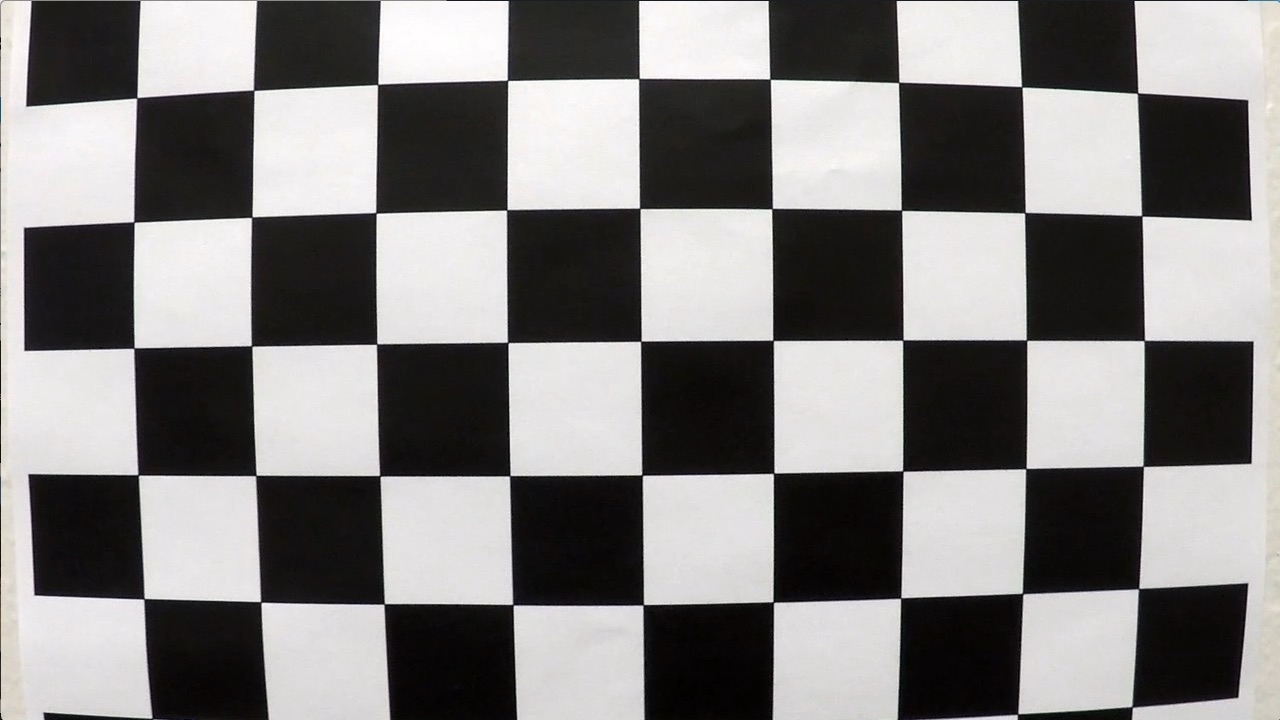
#> input picture Term1/CarND-Advanced-Lane-Lines/camera_cal/calibration1.jpg, 1280 x 720 px; its folder holds 4 pictures in this run
$ python CalibrateCamera.py
#> lines starting #> are read from the running program, lines starting #| are printed output that depends on the picture
#/usr/bin/env python3
'''
Calibrate Camera
'''
import pickle
import cv2
import numpy as np
import matplotlib.pyplot as plt
import matplotlib.image as mpimg
import glob

# Read in all the cal images
images = glob.glob('camera_cal/calibration*.jpg')
print(len(images))

# List for object points
objpoints = []
# List for image points
imgpoints = []

# The number of inside corners in x
nx = 9
# The number of inside corners in y
ny = 6

# Object pionts of the images are same
objp_corners = np.zeros((nx*ny, 3), np.float32)
objp_corners[:,:2] = np.mgrid[0:nx, 0:ny].T.reshape(-1,2)

# Image shape
image_shape = None

for image_file_path in images:
    # Read in an image
    bgr_image = cv2.imread(image_file_path.strip())
#> bgr_image is the input picture: shape (720, 1280, 3); mean B, G, R 127.8, 128.4, 130.1
    rgb_image = cv2.cvtColor(bgr_image, cv2.COLOR_BGR2RGB)
    # Convert to grayscale
    gray = cv2.cvtColor(rgb_image, cv2.COLOR_RGB2GRAY)
    # Record image shape
    image_shape = gray.shape[::-1]
#> image_shape = (1280, 720)
    # Find the chessboard corners
    ret, img_corners = cv2.findChessboardCorners(gray, (nx, ny), None)
#> ret = False; img_corners = None
    # If found, add to imgpoints list
    if ret == True:
        # Add corners in image points
        imgpoints.append(img_corners)
        # Add corners in object points
        objpoints.append(objp_corners)
#> pass 2 of the loop `for image_file_path in images:`:
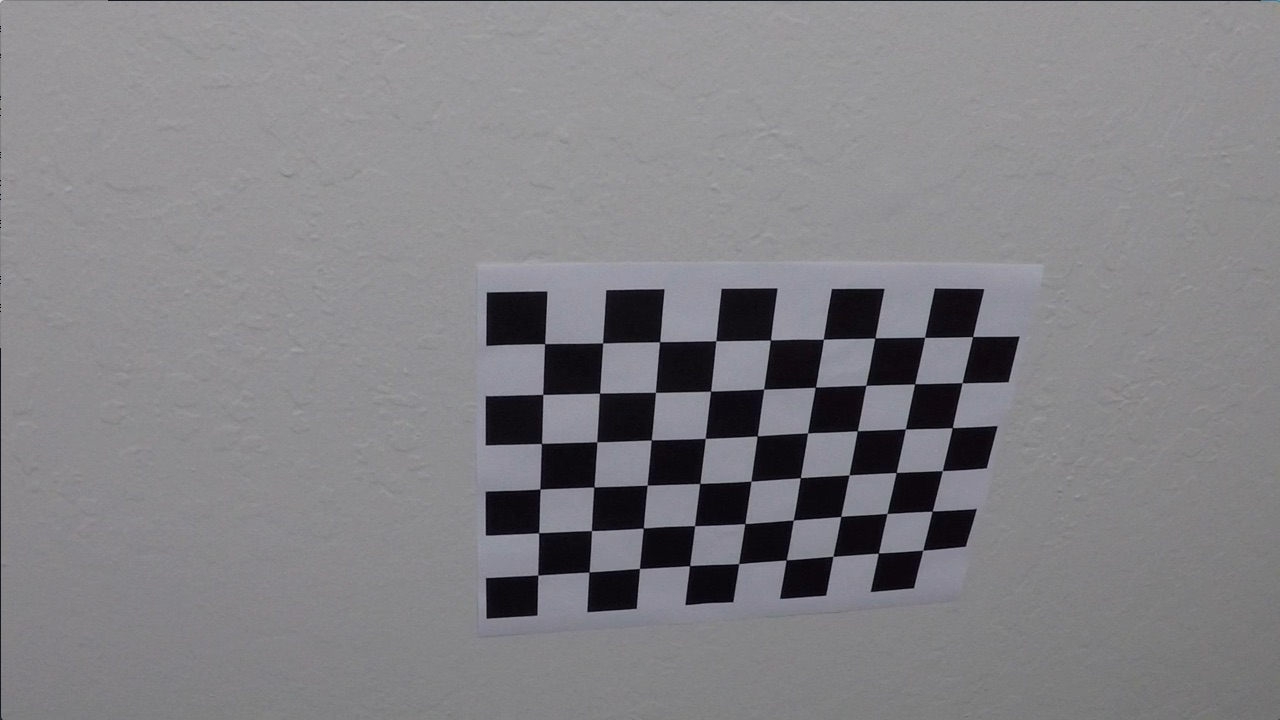
#> input picture Term1/CarND-Advanced-Lane-Lines/camera_cal/calibration10.jpg, 1280 x 720 px
#> bgr_image is the input picture: shape (720, 1280, 3); mean B, G, R 133.1, 129.4, 130.2
#> ret = True; img_corners = 54 rows, first 8: [545.3, 343.1], [602.7, 342.8], [660.1, 341.3], [715.8, 340.7], [770.6, 340], [823.5, 339.2], [874.3, 338.5], [925.1, 337.4]
#> pass 3 of the loop `for image_file_path in images:`:
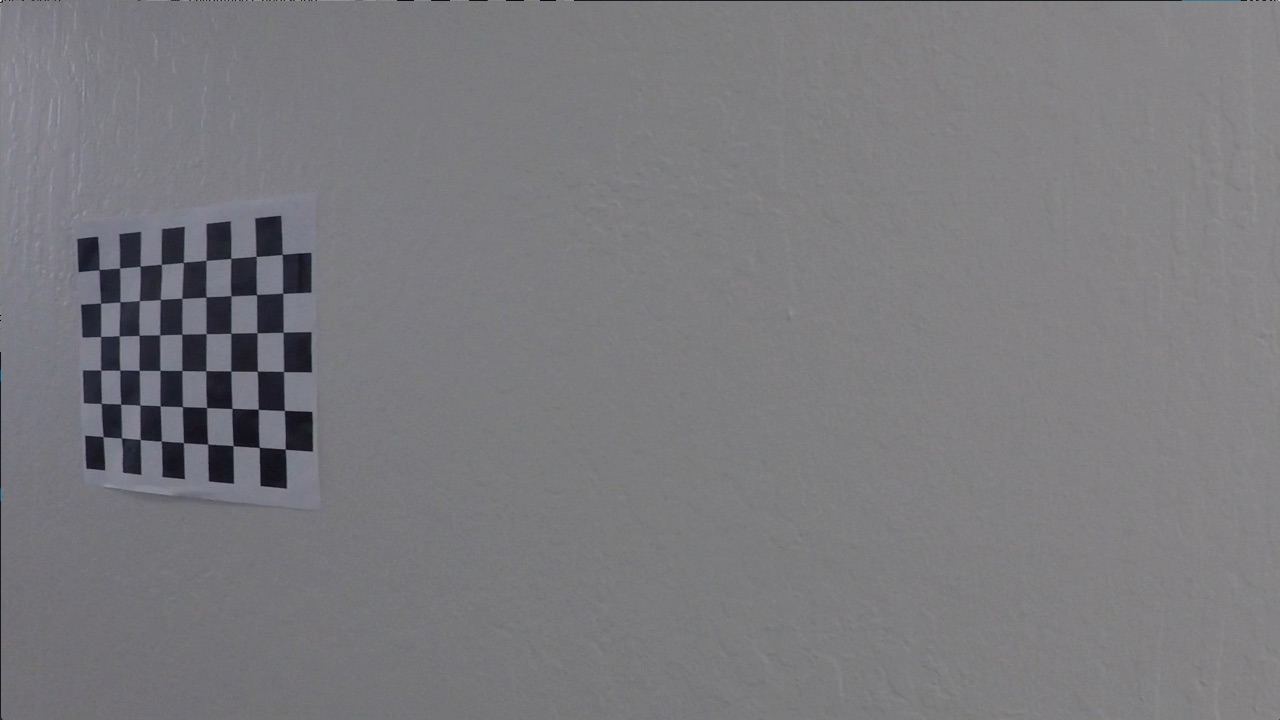
#> input picture Term1/CarND-Advanced-Lane-Lines/camera_cal/calibration11.jpg, 1280 x 720 px
#> bgr_image is the input picture: shape (720, 1280, 3); mean B, G, R 125.2, 121.7, 122.2
#> img_corners = 54 rows, first 8: [99.22, 269.6], [119.6, 268], [140.1, 266.1], [161.3, 264.5], [183.3, 262.5], [206.1, 260.3], [230.7, 258.2], [256.2, 256.3]
#> the loop made 4 passes; the first 3 are shown

# Calibrate camera
ret, mtx, dist, rvecs, tvecs = cv2.calibrateCamera(objpoints, imgpoints, image_shape, None, None)

cal_pickle = {}
cal_pickle["mtx"] = mtx
cal_pickle["dist"] = dist

with open('calibrate_camera.pkl', 'wb') as f:
    pickle.dump(cal_pickle, f)

'''
with open('calibrateCamera.pkl', 'rb') as f:
    cal_pickle = pickle.load(f)
'''

# Undistort image
for image_file_path in images:
    fig = plt.figure(figsize=(50, 50))
    #fig.tight_layout()
    # Read in an image
    bgr_image = cv2.imread(image_file_path.strip())
    rgb_image = cv2.cvtColor(bgr_image, cv2.COLOR_BGR2RGB)
    undist = cv2.undistort(rgb_image, mtx, dist, None, mtx)
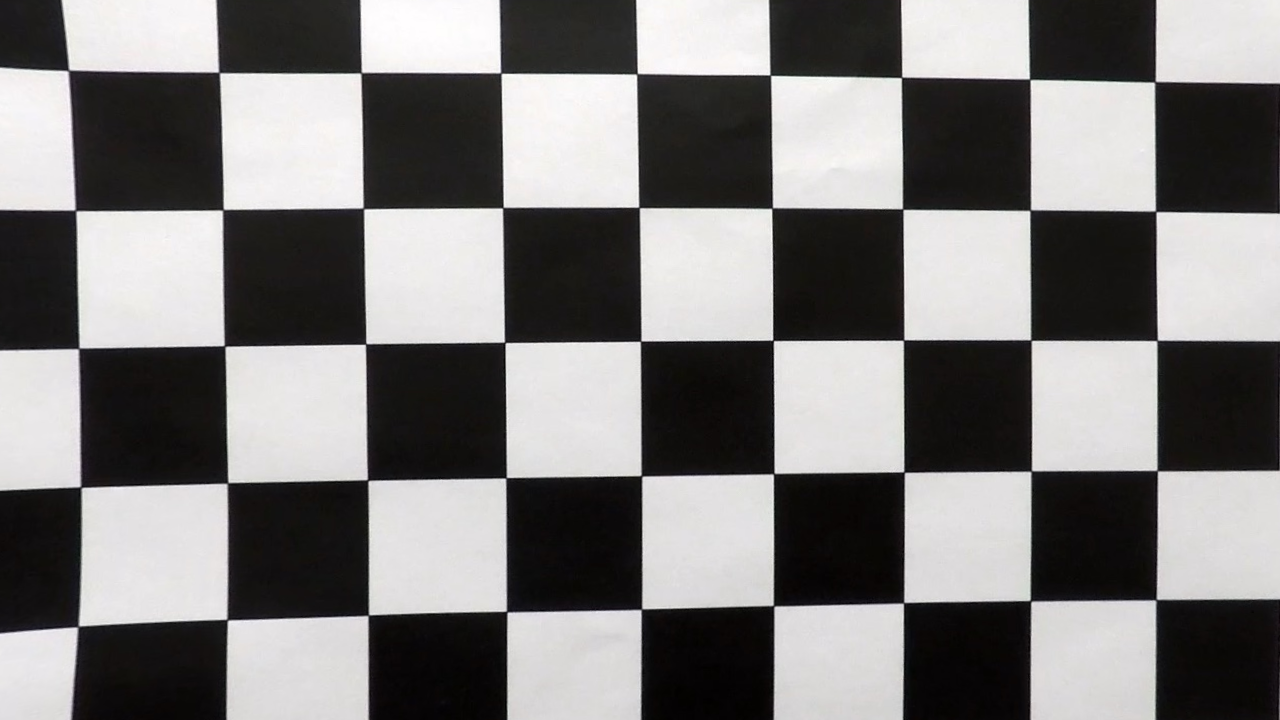
#> undist: shape (720, 1280, 3); mean R, G, B 125.3, 123.7, 123.2
    rgb_image = rgb_image.squeeze()
    undist = undist.squeeze()
    mpimg.imsave('output_images/camera_cal/'+image_file_path.split('/')[-1], undist)
    ax = fig.add_subplot(2, 1, 1)
    ax.imshow(rgb_image)
    ax.set_title('Original Image', fontsize=10)
    ax = fig.add_subplot(2, 1, 2)
    ax.imshow(undist)
    ax.set_title('Undistorted Image', fontsize=10)
    plt.savefig('output_images/'+image_file_path)
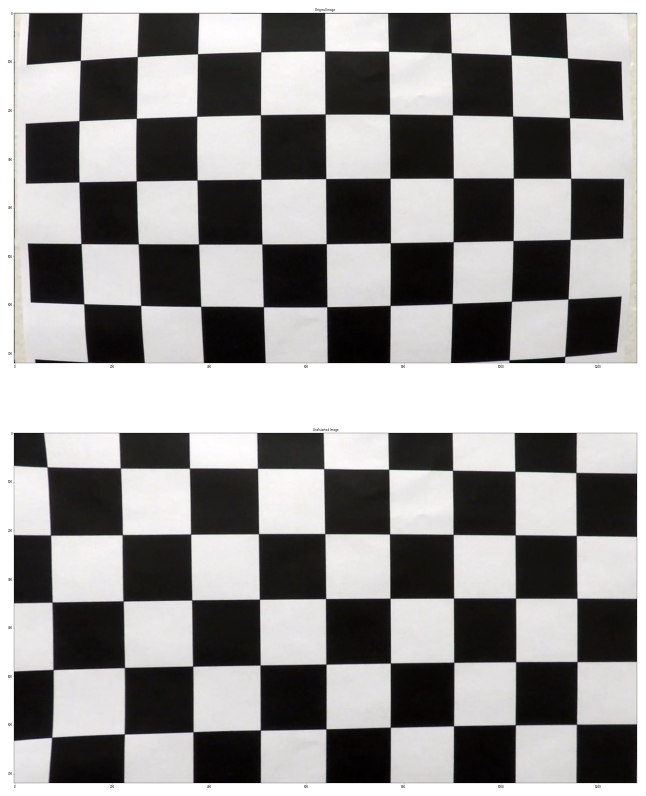
#> figure drawn by matplotlib, 2 panels
    plt.show()
#> pass 2 of the loop `for image_file_path in images:`:
#> `undist = cv2.undistort(rgb_image, mtx, dist, None, mtx)`:
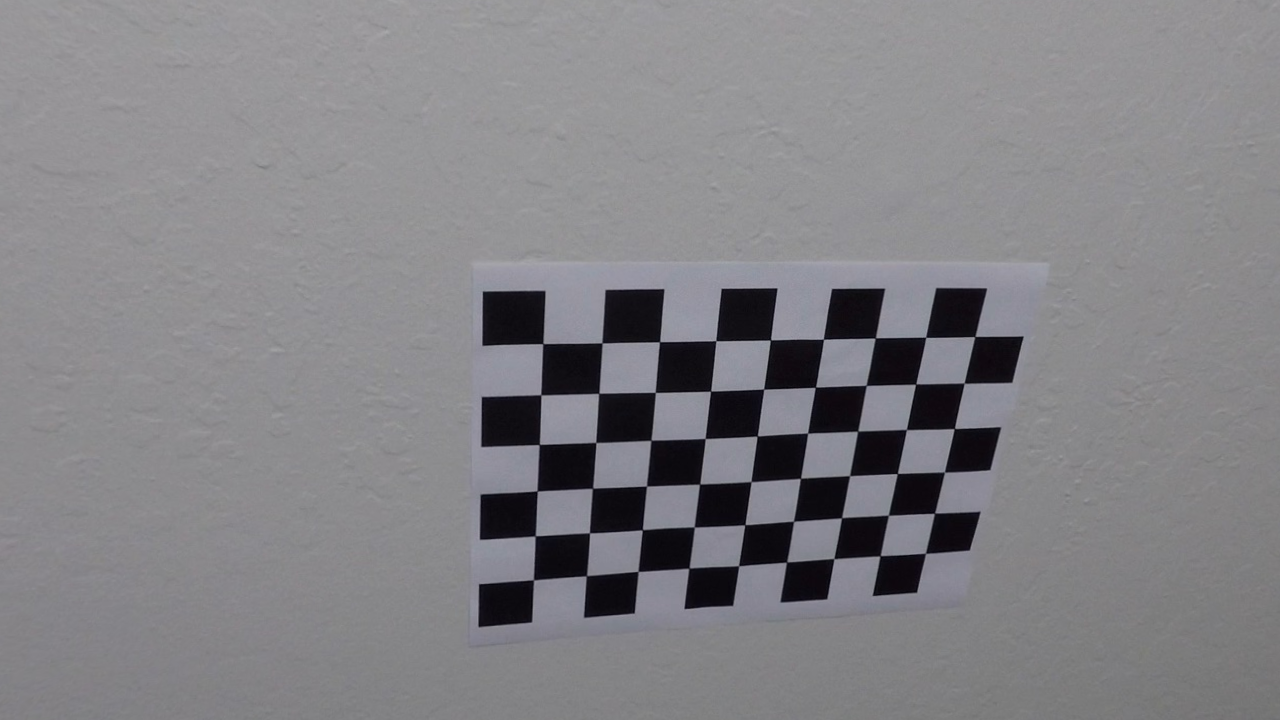
#> undist: shape (720, 1280, 3); mean R, G, B 130.5, 129.6, 133.4
#> `plt.savefig('output_images/'+image_file_path)`:
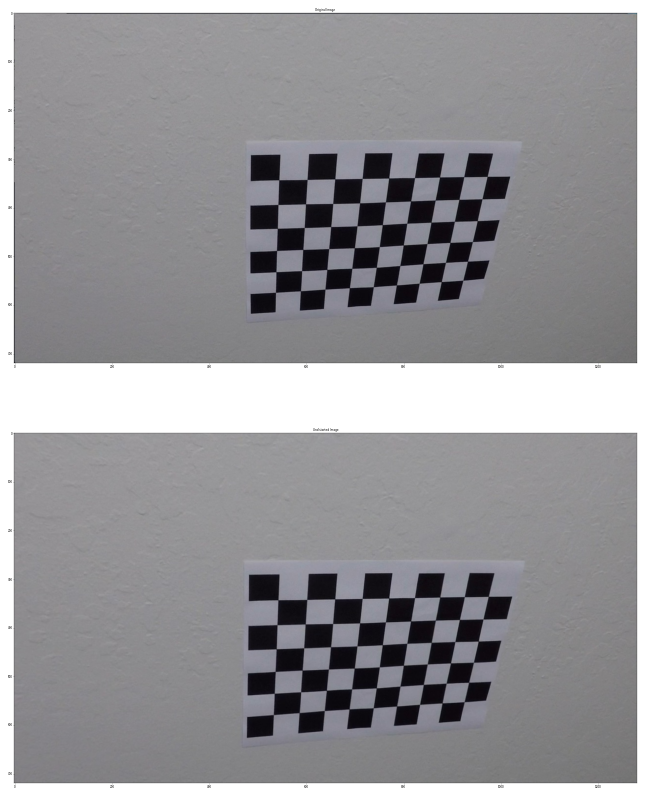
#> figure drawn by matplotlib, 2 panels
#> pass 3 of the loop `for image_file_path in images:`:
#> `undist = cv2.undistort(rgb_image, mtx, dist, None, mtx)`:
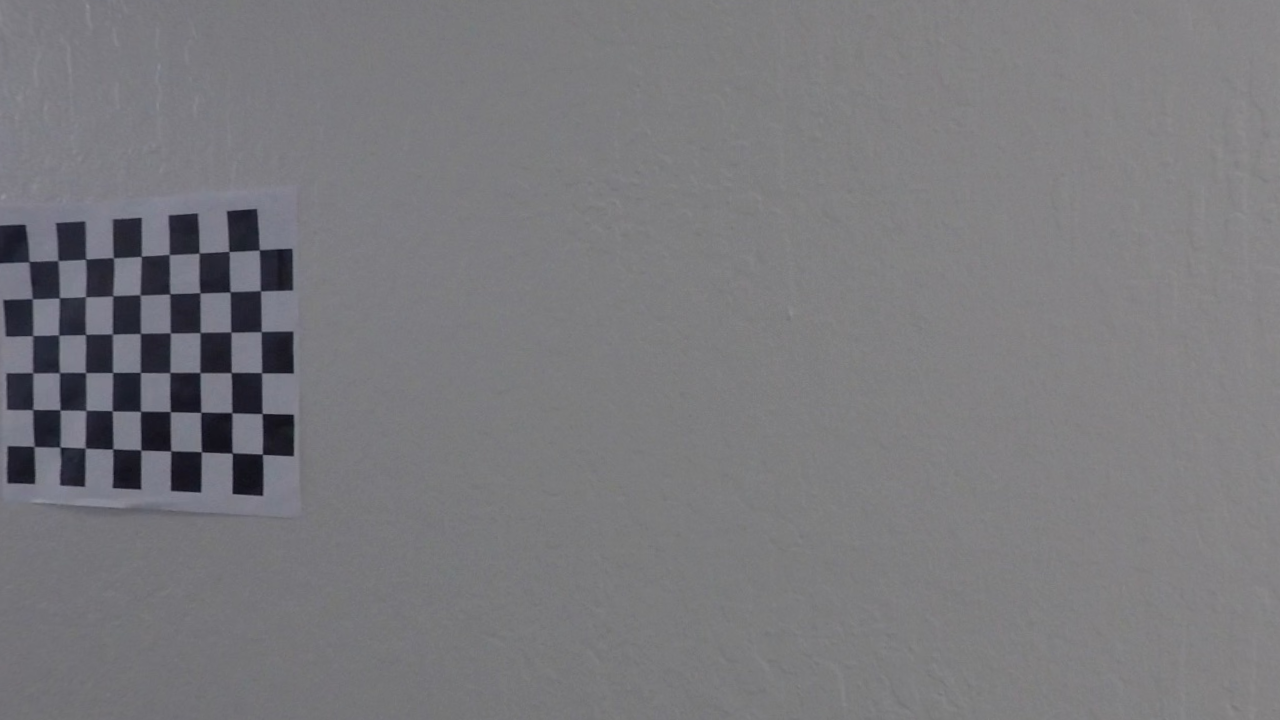
#> undist: shape (720, 1280, 3); mean R, G, B 121.4, 120.9, 124.5
#> `plt.savefig('output_images/'+image_file_path)`:
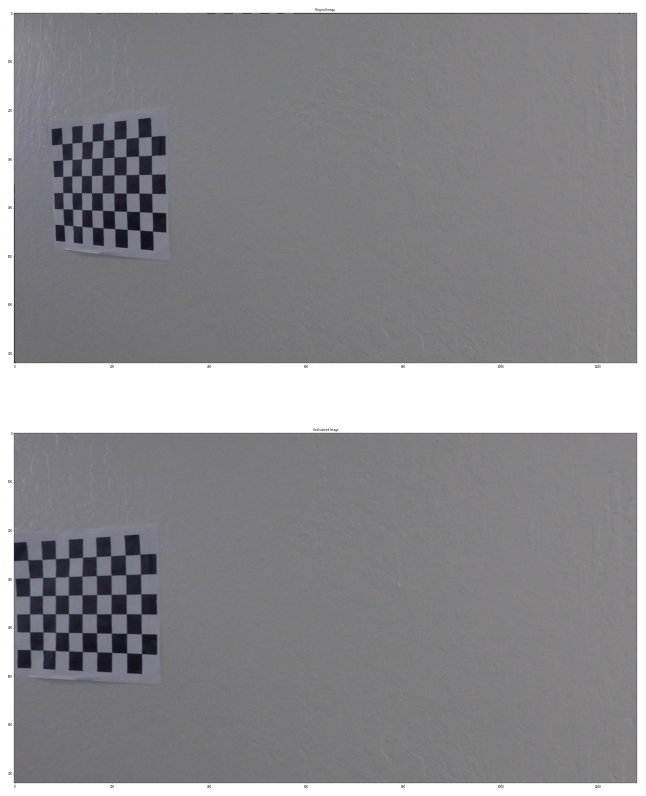
#> figure drawn by matplotlib, 2 panels
#> the loop made 4 passes; the first 3 are shown
